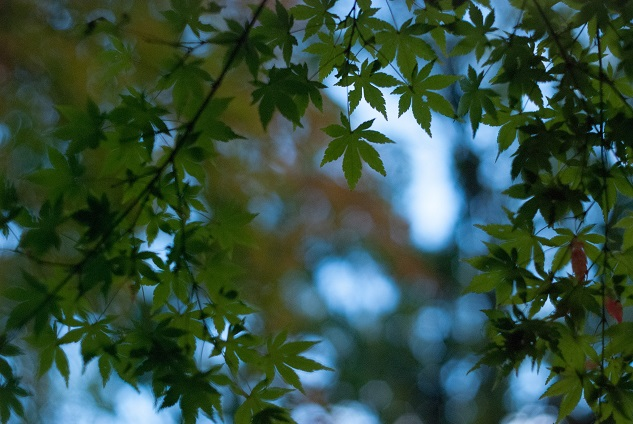
#> input picture chainer/chainer-painter/images/momiji.jpg, 633 x 424 px
$ jupyter execute --allow-errors 'Great Fake Painter.ipynb'   (shell and % lines are left out)
#> lines starting #> are read from the running program, lines starting #| are printed output that depends on the picture
# Great Fake Painter

Fake Painter はどんなサイズの画像でも224x224にリサイズして処理していましたが，もっと大きな絵を描かせてみたいな，という要望に応えてみました．

動作環境
- Windows, MacOS, Linux で動作確認済み。いずれも Anaconda
- chainer 2.0
- python3.6 （3.5でもよい）
- opencv 3.2 (3.0でもよい。２でもよいかも） PILだけでも書けると思うが、本人が PIL より慣れてるためちょっとだけ使った。

縦も横も200の倍数＋224でもっとも画像サイズに近いサイズに画像をリサイズし，224×224のブロック単位で処理します．
単純に分割処理すると境界がくっきりと目立ってしまって連続性がなくなるので，隣のブロックとは24ピクセル分重ねることにしました．

[cell 1]
import chainer.functions as F
import chainer
from chainer.links import VGG16Layers
from chainer.links.model.vision.vgg import prepare as VGGprepare
from chainer import Variable, optimizers

import numpy as np
import PIL.Image
from PIL import ImageFilter
from io import BytesIO
import urllib.request
import cv2
import sys

#from IPython.html.widgets import FloatProgress
from ipywidgets import FloatProgress
from IPython.display import clear_output, Image, display

mean = [103.939, 116.779, 123.68]   # BGR

[cell 2]
# 基本入出力関数

# url を指定して画像を読み込み
def url2img(url):
    url_response = urllib.request.urlopen(url)
    img_array = np.array(bytearray(url_response.read()), dtype=np.uint8)
    img = cv2.imdecode(img_array, -1)
    img =PIL.Image.fromarray(img[:, :, ::-1].copy())
    return img

# ファイルまたはウェブ上のファイルを読み込み
# [13 lines left out: functions getImage, showarray, not called in this run]

# blob データを PIL 画像に変換
def blob2img(blob, mean=mean):
    blob = (np.dstack(blob)+ mean)[:,:,::-1]   # BGR 2 RGB
    return PIL.Image.fromarray(np.uint8(np.clip(blob,0,255)))

# blob データを画像として保存
# [13 lines left out: functions save_image, ch_corr_matrix, not called in this run]

[cell 3]
# layers_for_orig = ["conv4_1", "conv4_2", "conv4_3", "pool4"]
# layers_for_style =["conv1_1", "conv1_2", "pool1", "conv2_1", "conv2_2", "pool2", "conv3_1", "conv3_2", "conv3_3v3","pool3"]

CROPSIZE = (3,224,224)

# Fake Painter -- VGG16Layer の拡張クラス
class FakePainter(VGG16Layers):
    def __init__(self):
        super(FakePainter, self).__init__()
        with self.init_scope():
            self.autopic = chainer.links.Parameter(self.genpic())
            self.opic = np.zeros(CROPSIZE ,dtype='f')
            self.spic = np.zeros(CROPSIZE ,dtype='f')

    def __call__(self, vimg, layers=['prob']):
         return self.myextract(vimg, layers=layers)

    # [4 lines left out: function myextract, not called in this run]

    def genpic(self):
        genpic = np.random.uniform(-20,20,CROPSIZE ).astype(np.float32)
        return genpic

    def setpic(self, nimg):
        self.autopic.W.data = nimg

    # [19 lines left out: functions show, setImage, not called in this run]

    # autopic をもとに前向き伝搬
    def autoforward(self,layers=['prob']):
        h = self.myextract(self.autopic, layers=layers)
        return h

    # 処理対象画像をセット
    # [17 lines left out: functions setOimage, setSimage, not called in this run]

################
#> (the rest of this cell did not finish here and is left out)

[cell 4]
# 基本となる 224x224 サイズの画像の描画
# [93 lines left out: function generate224, not called in this run]

[cell 5]
# 描画メソッド

# [82 lines left out: function generate3, not called in this run]

# 実験用画像

[cell 6]
img = PIL.Image.open("images/momiji.jpg")
#> img is the input picture: PIL image 633x424 RGB; mean R, G, B 53.2, 79.7, 64.7
img.resize(np.array(img.size)//2)
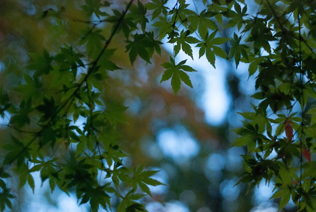
#> Out: PIL image 316x212 RGB; mean R, G, B 53.2, 79.7, 64.7

[cell 7]
mushaurl = "http://prw.kyodonews.jp/prwfile/release/M100734/201101183960/_prw_fl1_pcmTiRxA.jpg"
#> (the rest of this cell did not finish here and is left out)

[cell 8]
kusama = "http://www.japanjournals.com/images/stories/buraring/2016/05/photo0531_01.jpg"
#> (the rest of this cell did not finish here and is left out)

[cell 9]
mikako ='https://p1-e6eeae93.imageflux.jp/wgarts/a7a0a6c95cdd9b3c823b.jpeg'
#> (the rest of this cell did not finish here and is left out)

[cell 10]
picaso ='http://nakayuuya.com/wp-content/uploads/2017/01/%E6%B3%A3%E3%81%8F%E5%A5%B3.jpg'
#> (the rest of this cell did not finish here and is left out)

[cell 11]
# !mkdir musha
lr = np.float32(10.0) # 学習係数
rr1 = np.float32(0.1)
rr2 = np.float32(0.5)
#> (the rest of this cell did not finish here and is left out)

# ImageMagic による GIFアニメ化
### Windows

```!"c:\Program Files\ImageMagick-7.0.7-Q16\magick.exe" -delay 12 -loop 0 -resize 300x mika/*.png mika.gif```

### Linux, MacOS
```!convert -delay 12 -loop 0 -resize 300x tes/*.png tes.gif```

[cell 12]
img = PIL.Image.open("images/momiji.jpg")
a = img.copy()
print(type(a),type(img.copy()))
#| <class 'PIL.Image.Image'> <class 'PIL.Image.Image'>
